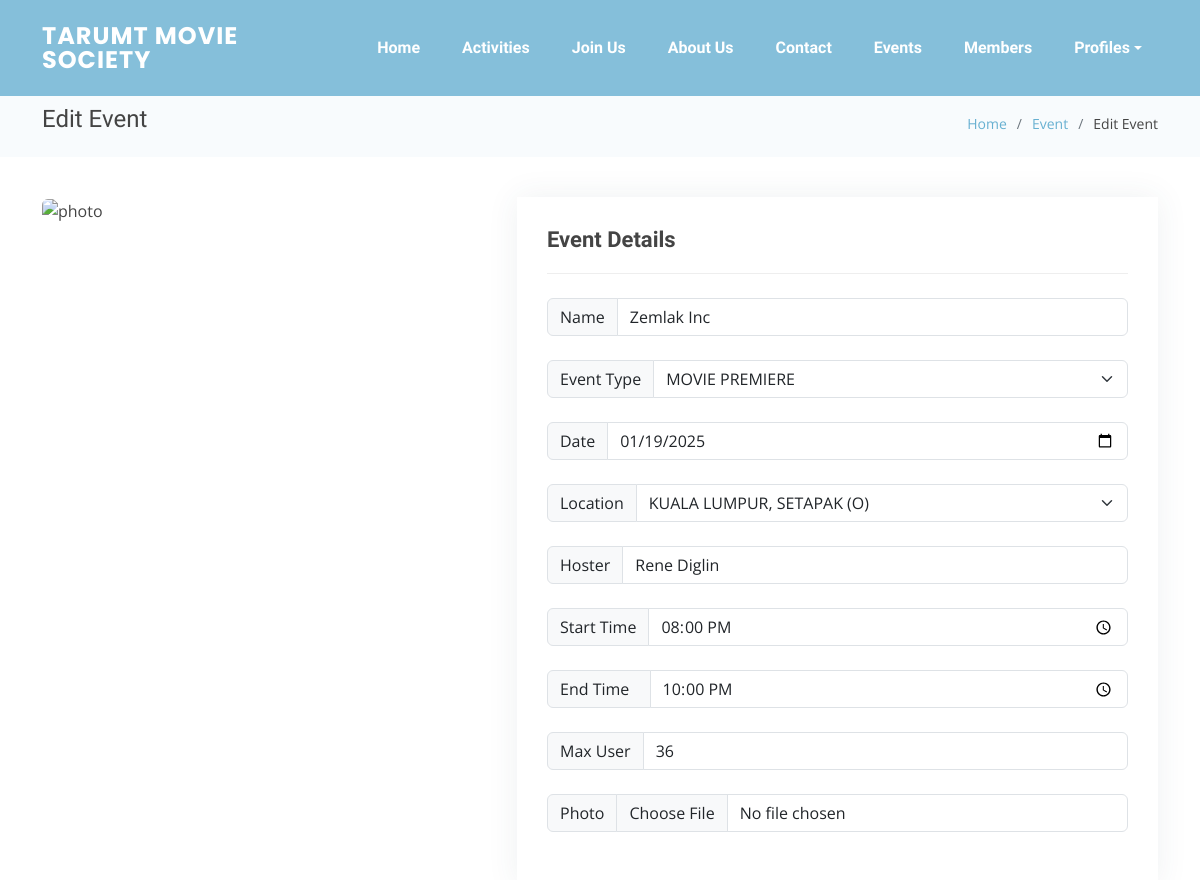
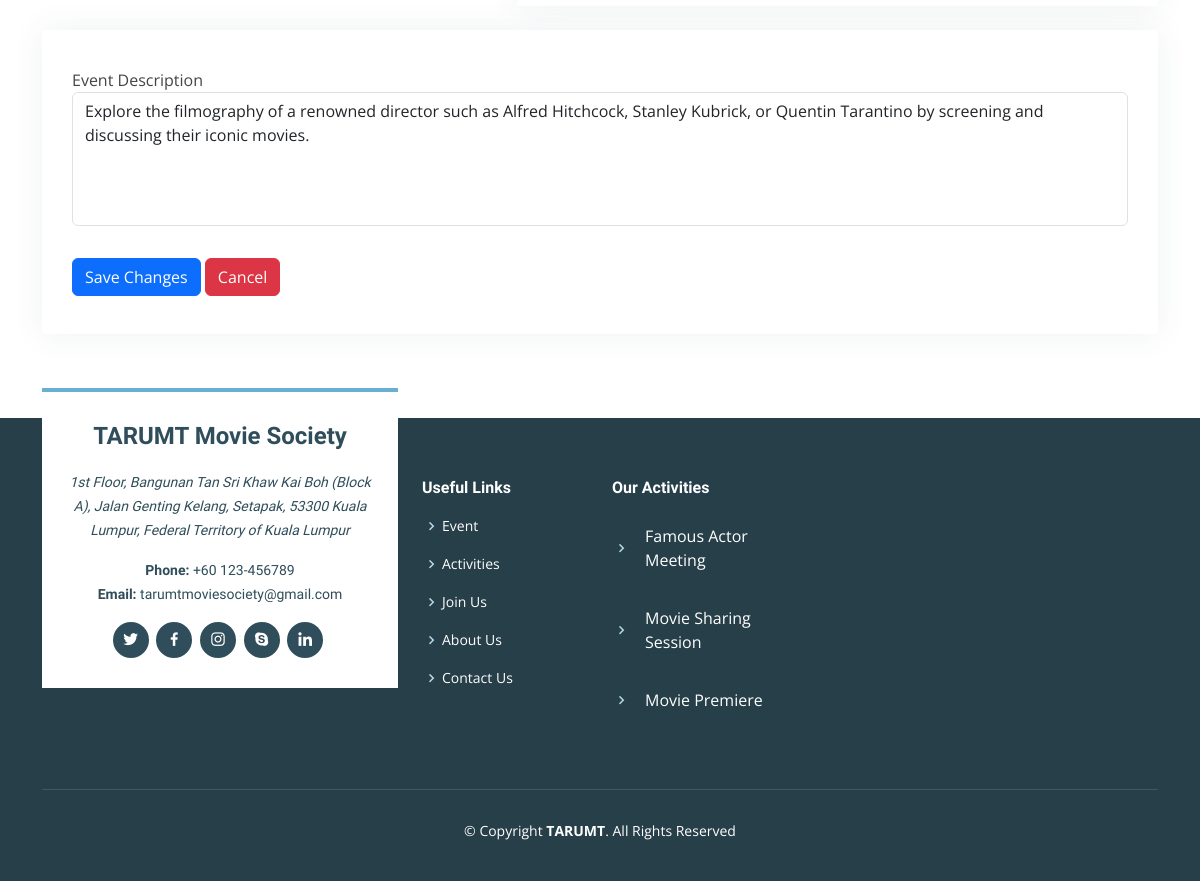
The app's page /View/edit-event.php?event_id=2 (signed in) with its own data (2 pictures, top to bottom).
### tables this page shows
CREATE TABLE `t_event` (
  `Event_id` int(11) NOT NULL,
  `Staff_id` varchar(20) NOT NULL,
  `Event_location_id` int(11) NOT NULL,
  `Event_type_id` int(11) NOT NULL,
  `Event_name` varchar(50) NOT NULL,
  `Max_User` int(11) NOT NULL,
  `Event_upl_file_name` varchar(50) DEFAULT NULL,
  `Event_upl_path` varchar(50) DEFAULT NULL,
  `Event_date` date NOT NULL,
  `Event_desc` varchar(2000) DEFAULT NULL,
  `Start_time` time DEFAULT NULL,
  `End_time` time DEFAULT NULL,
  `Event_hoster` varchar(50) DEFAULT NULL
);

### Process/getEventDetails.php (called while the page is built, shortened)
<?php
include("../Root/connect-db.php");
$eventID = $_GET['event_id'];
$sql_event = "SELECT * FROM t_event WHERE Event_id='$eventID'";
$result_event = mysqli_query($connect_db, $sql_event);
$sql_event_type = "SELECT * FROM t_event_type";
$result_event_type = mysqli_query($connect_db, $sql_event_type);
if (mysqli_num_rows($result_event_type) > 0) {
    $event_type_ID = array("");
    $event_type_db = array("");
    for($i = 1; $row_event_type = mysqli_fetch_assoc($result_event_type); $i++) {
        $event_type_ID[$i] = $row_event_type['Event_type_id'];
        $event_type_db[$i] = $row_event_type['Event_type'];
    }
}
$sql_event_location = "SELECT * FROM t_event_location";
$result_event_location = mysqli_query($connect_db, $sql_event_location);
if (mysqli_num_rows($result_event_location) > 0) {
    $event_location_ID = array("");
    for($i = 1; $row_event_location = mysqli_fetch_assoc($result_event_location); $i++) {
        $event_location_ID[$i] = $row_event_location['Event_location_id'];
        $address_db[$i] = $row_event_location['Address'];
    }
}
if (mysqli_num_rows($result_event) === 1) {
    $row_event = mysqli_fetch_assoc($result_event);
    $event_name = $row_event['Event_name'];
    for ($i = 1; $i < count($event_location_ID); $i++) {
        if ($row_event['Event_location_id'] == $event_location_ID[$i]) {
            $event_location_ID_cmp = $event_location_ID[$i];
        }
    }
    $event_date = $row_event['Event_date'];
    $start_time = $row_event['Start_time'];
    $end_time = $row_event['End_time'];
    $max_user = $row_event['Max_User'];
    $event_hoster = $row_event['Event_hoster'];
    $event_upl_path = $row_event['Event_upl_path'];
    $event_desc = $row_event['Event_desc'];
}

### View/edit-event.php (the view, shortened to what this page needs)
<!DOCTYPE html>
<html lang="en">
<head>
</head>
<body>
	<?php include("../Root/link.php");
	include("../Root/connect-db.php");
	include("../Process/getEventDetails.php");
	include("header.php");
	?>
	<main id="main">
		<section class="breadcrumbs">
			<div class="container">
				<div class="d-flex justify-content-between align-items-center">
					<h2>Edit Event</h2>
					<ol>
						<li><a href="Home.php">Home</a></li>
						<li><a href="Event.php">Event</a></li>
						<li>Edit Event</li>
					</ol>
				</div>
			</div>
		</section>
		<section id="portfolio-details" class="portfolio-details">
			<div class="container">
				<div class="row gy-4">
					<div class="col-lg-5">
						<div class="portfolio-details-slider swiper">
							<div class="swiper-wrapper align-items-center">
								<div class="swiper-slide">
									<img class="rounded" id="event-pic"
										src="<?php echo $event_upl_path; ?>"
										alt="photo">
								</div>
							</div>
						</div>
					</div>
					<div class="col-lg-7">
						<div class="portfolio-info rounded-sm">
							<h3>Event Details</h3>
							<form id="editEvent" action="../Process/add_edit_event.php" method="POST"
								class="form-horizontal" role="form" enctype="multipart/form-data">
								<div class="input-group my-4">
									<span class="input-group-text">Name</span>
									<input type="text" id="eventName" class="form-control" placeholder="Event Name"
										name="eventName"
										value="<?php echo $event_name; ?>"
										type="text" require minlength="3" maxlength="50">
								</div>
								<div class="input-group my-4">
									<span class="input-group-text">Event Type</span>
									<select class="form-select" id="eventType" name="eventType" required>
										<?php
	                                    for ($i = 1; $i < count($event_type_ID); $i++) {
	                                        if ($event_type_ID[$i] == $eventID) {
	                                            echo "<option value='".$event_type_ID[$i]."' selected>".$event_type_db[$i]."</option>";
	                                        } else {
	                                            echo "<option value='".$event_type_ID[$i]."'>".$event_type_db[$i]."</option>";
	                                        }
	                                    }
	?>
									</select>
								</div>
								<div class="input-group my-4">
									<span class="input-group-text">Date</span>
									<input class="form-control" name="eventDate" type="date"
										value="<?php echo $event_date;?>"
										require />
								</div>
								<div class="input-group my-4">
									<span class="input-group-text">Location</span>
									<select class="form-select" id="location" name="location" required>
										<?php
	                                        for ($i = 1; $i < count($event_location_ID); $i++) {
	                                            if ($event_location_ID[$i] == $event_location_ID_cmp) {
	                                                echo "<option value='".$event_location_ID[$i]."' selected>".$address_db[$i]." (".$OI[$i].") </option>";
	                                            } else {
	                                                echo "<option value='".$event_location_ID[$i]."'>".$address_db[$i]." (".$OI[$i].") </option>";
	                                            }
	                                        }
	?>
									</select>
								</div>
								<div class="input-group my-4">
									<span class="input-group-text">Hoster</span>
									<input type="text" class="form-control" placeholder="Hoster" name="eventHoster" id="eventHoster"
										value="<?php echo $event_hoster; ?>"
										type="text" require maxlength="50">
								</div>
								<div class=" input-group my-4">
									<span class="input-group-text">Start Time</span>
									<input class="form-control" name="startTime" type="time"
										value="<?php echo $start_time;?>"
										require />
								</div>
								<div class="input-group my-4">
									<span class="input-group-text">End Time &nbsp;</span>
									<input class="form-control" name="endTime" type="time"
										value="<?php echo $end_time;?>"
										require />
								</div>
								<div class="input-group my-4">
									<span class="input-group-text">Max User</span>
									<input class="form-control" type="number" name="maxUser" id="maxUser"
										value="<?php echo $max_user;?>"
										require minlength="1" maxlength="60" />
								</div>
								<div class="input-group my-4">
									<span class="input-group-text">Photo</span>
									<input type="file" name="eventPic" id="eventPic" onchange="previewImage(event)"
										class="form-control">
								</div>
						</div>
					</div>
				</div>
				<div class="row my-4">
					<div class="col-sm-12">
						<div class="portfolio-info rounded-sm">
							<div class="form-group my-2">
								<label class="col-lg-12 control-label" for="eventDesc">Event Description</label>
								<div class="col-lg-12">
									<textarea style="resize:none;" class="form-control" name="eventDesc" id="eventDesc"
										rows="5"
										maxlength="1000"><?php echo $event_desc; ?></textarea>
								</div>
							</div>
							<div class="form-group my-2">
								<div class="col-md-8">
									<button class="btn btn-primary" name="editEvent" type="submit"
										value="<?php echo $eventID; ?>"
										onclick="confirmEdit();">Save Changes</button>
									<a
										href="event_details.php?event_id=<?php echo $eventID; ?>">
										<button class="btn btn-danger" name="back">Cancel</button></a>
								</div>
							</div>
						</div>
					</div>
				</div>
			</div>
		</section>
	</main>
	<?php include('footer.php'); ?>
</body>
</html>

### Css/assets/css/style.css (style rules this page uses)
body { font-family: "Open Sans", sans-serif; color: #444444; }
a { text-decoration: none; color: #67b0d1; }
h1, h2, h3, h4, h5, h6 { font-family: "Raleway", sans-serif; }
#main { margin-top: 90px; }
section { padding: 60px 0; overflow: hidden; }
.breadcrumbs { padding: 15px 0; background-color: #f8fbfd; min-height: 40px; }
.breadcrumbs h2 { font-size: 24px; font-weight: 300; }
.breadcrumbs ol { display: flex; flex-wrap: wrap; list-style: none; padding: 0; margin: 0; font-size: 14px; }
.breadcrumbs ol li + li { padding-left: 10px; }
.breadcrumbs ol li + li::before { display: inline-block; padding-right: 10px; color: #6c757d; content: "/"; }
.portfolio-details { padding-top: 40px; }
.portfolio-details .portfolio-details-slider img { width: 100%; }
.portfolio-details .portfolio-info { padding: 30px; box-shadow: 0px 0 30px rgba(47, 77, 90, 0.08); }
.portfolio-details .portfolio-info h3 { font-size: 22px; font-weight: 700; margin-bottom: 20px; padding-bottom: 20px; border-bottom: 1px solid #eee; }

### View/edit-event.php (style rules this page uses)
#event-pic, #imagePreview { width: 500px; height: 500px; }

### records on screen
t_event: eventName "Zemlak Inc", eventDate "01/19/2025", eventHoster "Rene Diglin", startTime "20:00:00", endTime "22:00:00", maxUser "36", eventDesc "Explore the filmography of a renowned director such as Alfred Hitchcock, Stanley Kubrick, or Quentin Tarantino by screening and discussing their iconic movies."

### other values on screen
form field eventType "MOVIE PREMIERE"
form field location "KUALA LUMPUR, SETAPAK (O)"
